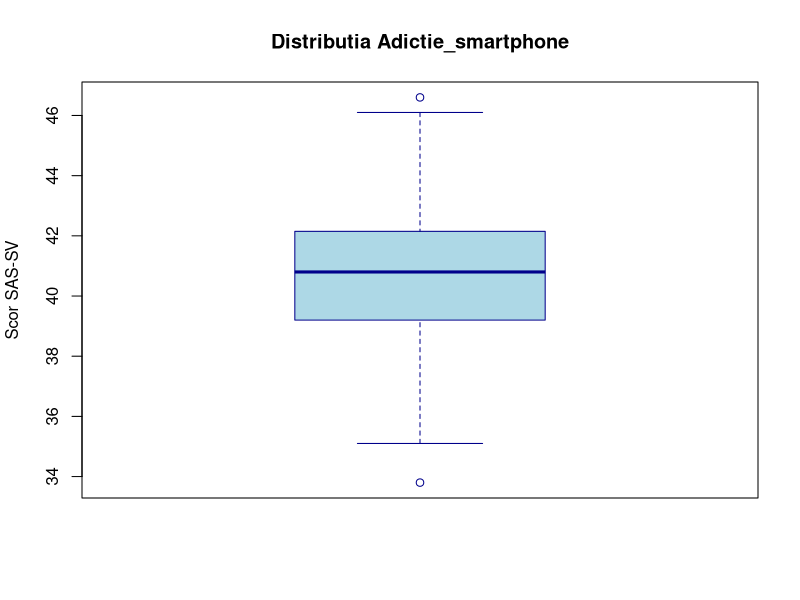
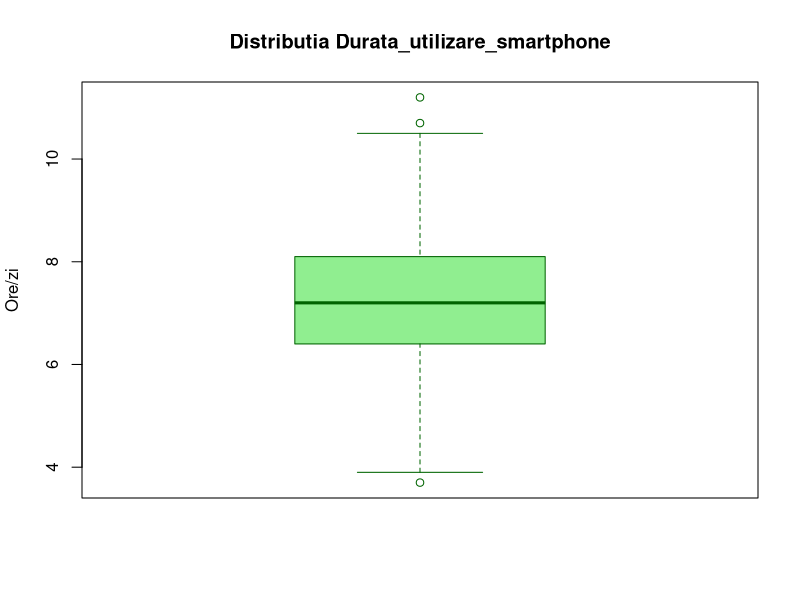
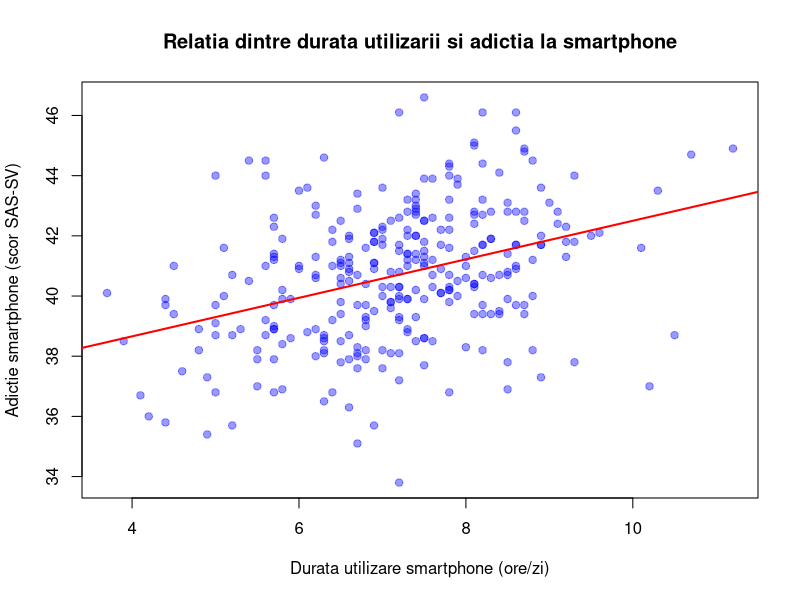
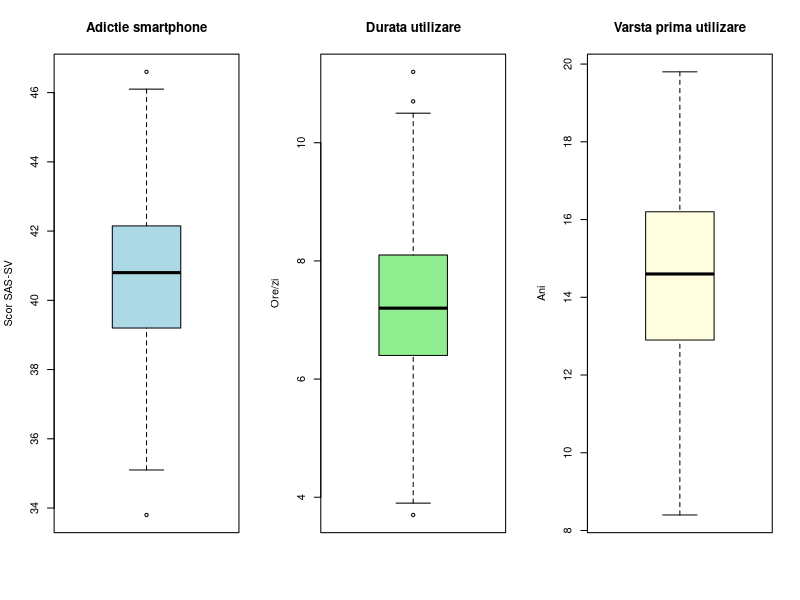
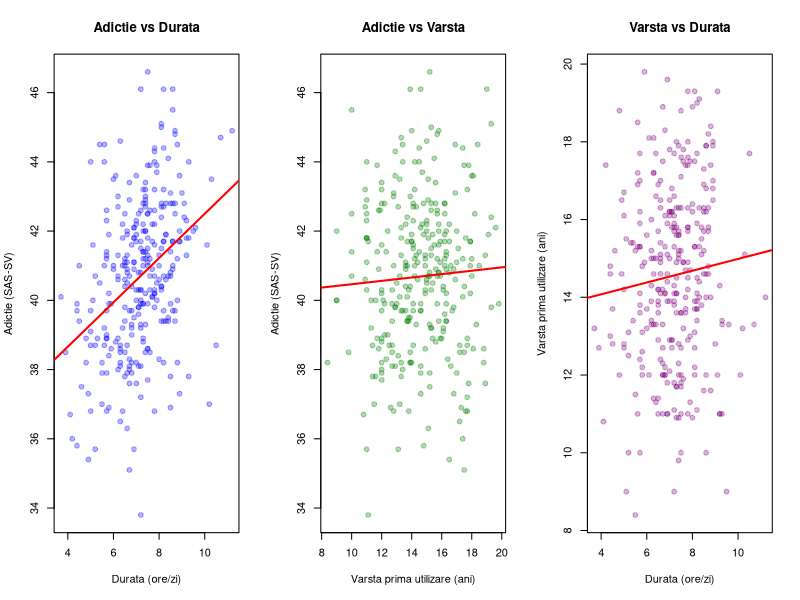
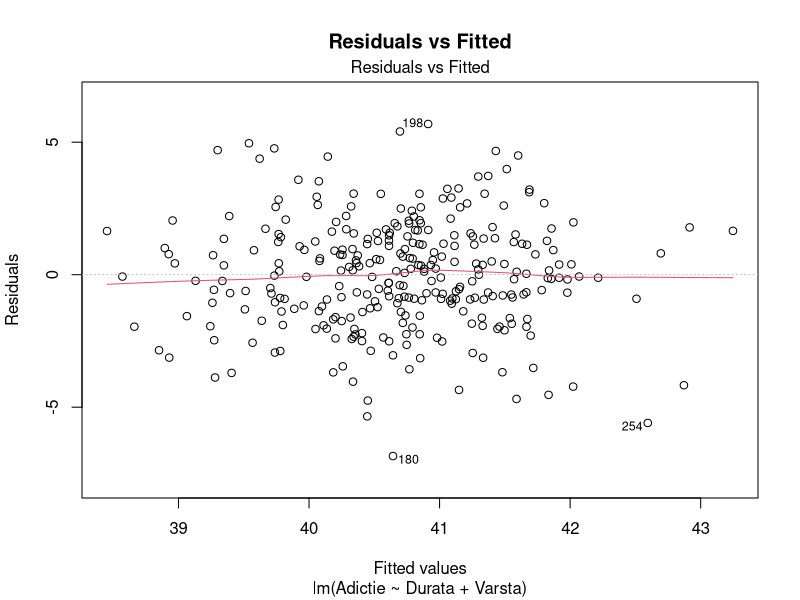
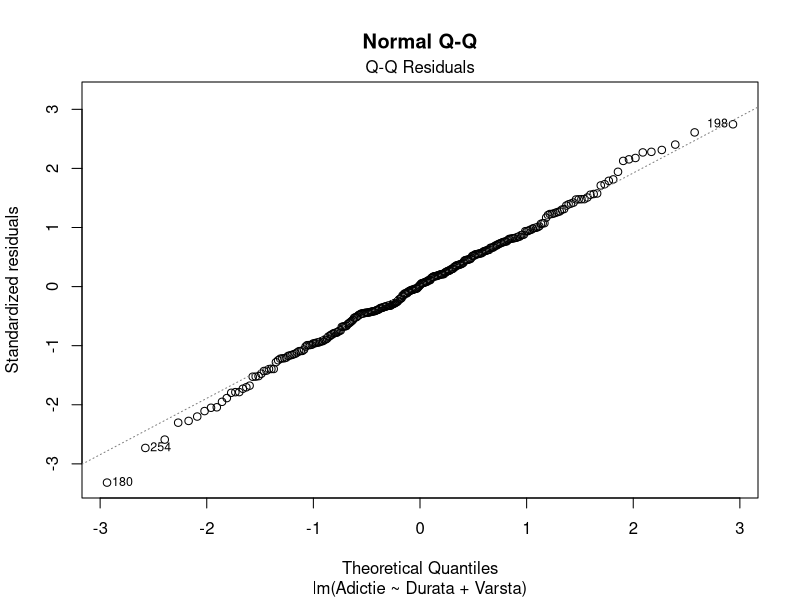
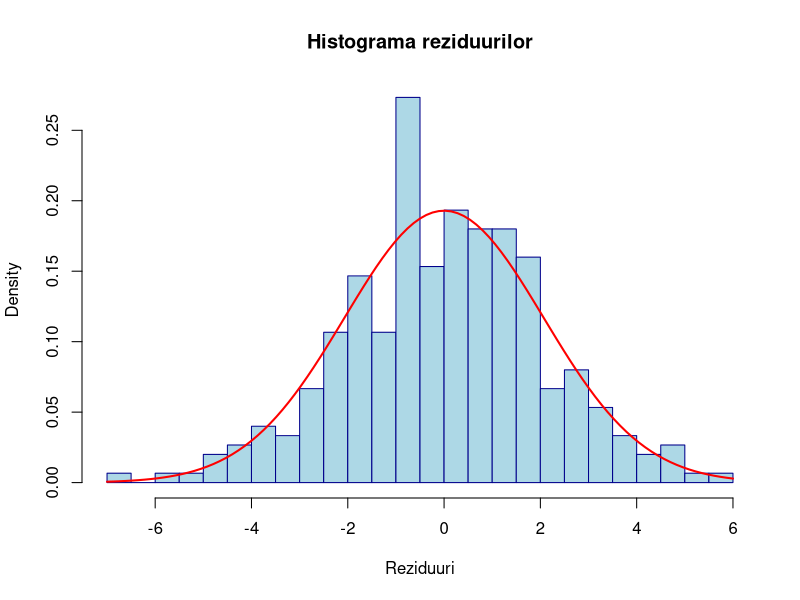

Recreate these plots in R, in order.
# =============================================================================
# LP05 - Regresia liniara multipla cu 2 variabile independente cantitative
# VD: Adictie_smartphone (scor SAS-SV, 10-60)
# VI1: Durata_utilizare_smartphone (ore/zi)
# VI2: Varsta_utilizare_smartphone (varsta la prima utilizare)
# n = 300 studenti
# =============================================================================

library(car)
library(lmtest)

data <- read.csv("data.csv", stringsAsFactors = FALSE)
n <- nrow(data)
cat("n =", n, "\n\n")

# Rename for convenience
colnames(data)[colnames(data) == "Durata_utilizare_smartphone"] <- "Durata"
colnames(data)[colnames(data) == "Varsta_utilizare_smartphone"] <- "Varsta"
colnames(data)[colnames(data) == "Adictie_smartphone"] <- "Adictie"

# =====================================================================
#                      CAZUL I - REGRESIE LINIARA SIMPLA
#   VI = Durata_utilizare_smartphone → VD = Adictie_smartphone
# =====================================================================
cat("###################################################################\n")
cat("# CAZUL I - REGRESIE LINIARA SIMPLA\n")
cat("# VI: Durata_utilizare_smartphone -> VD: Adictie_smartphone\n")
cat("###################################################################\n\n")

# --- 1. Specificarea variabilelor ---
cat("1. SPECIFICAREA VARIABILELOR\n")
cat("VD: Adictie_smartphone (scor SAS-SV) - cantitativa continua\n")
cat("VI: Durata_utilizare_smartphone (ore/zi) - cantitativa continua\n\n")

# --- 2. Analiza descriptiva ---
cat("2. ANALIZA DESCRIPTIVA\n\n")

desc_stats <- function(x, name) {
  q <- quantile(x, c(0.25, 0.75), na.rm = TRUE)
  iqr_val <- IQR(x, na.rm = TRUE)
  out <- x[x < q[1] - 1.5*iqr_val | x > q[2] + 1.5*iqr_val]
  cat(sprintf("--- %s ---\n", name))
  cat("  N:       ", length(x), "\n")
  cat("  NA:      ", sum(is.na(x)), "\n")
  cat("  Media:   ", sprintf("%.2f", mean(x, na.rm=TRUE)), "\n")
  cat("  Mediana: ", sprintf("%.2f", median(x, na.rm=TRUE)), "\n")
  cat("  SD:      ", sprintf("%.2f", sd(x, na.rm=TRUE)), "\n")
  cat("  Min:     ", sprintf("%.2f", min(x, na.rm=TRUE)), "\n")
  cat("  Max:     ", sprintf("%.2f", max(x, na.rm=TRUE)), "\n")
  cat("  Q1:      ", sprintf("%.2f", q[1]), "\n")
  cat("  Q3:      ", sprintf("%.2f", q[2]), "\n")
  cat("  IQR:     ", sprintf("%.2f", iqr_val), "\n")
  cat("  Outliers:", length(out), "\n\n")
}

desc_stats(data$Adictie, "Adictie_smartphone (scor SAS-SV)")
desc_stats(data$Durata, "Durata_utilizare_smartphone (ore/zi)")

# --- 3. Grafice ---
cat("3. GRAFICE\n\n")

# Boxplot Adictie
png("caso1_boxplot_adictie.png", width=600, height=400)
boxplot(data$Adictie, main="Distributia Adictie_smartphone",
        ylab="Scor SAS-SV", col="lightblue", border="darkblue")
dev.off()
cat("Saved: caso1_boxplot_adictie.png\n")

# Boxplot Durata
png("caso1_boxplot_durata.png", width=600, height=400)
boxplot(data$Durata, main="Distributia Durata_utilizare_smartphone",
        ylab="Ore/zi", col="lightgreen", border="darkgreen")
dev.off()
cat("Saved: caso1_boxplot_durata.png\n")

# Scatter plot
png("caso1_scatter.png", width=600, height=500)
plot(data$Durata, data$Adictie,
     xlab="Durata utilizare smartphone (ore/zi)",
     ylab="Adictie smartphone (scor SAS-SV)",
     main="Relatia dintre durata utilizarii si adictia la smartphone",
     pch=19, col=rgb(0,0,1,0.4))
abline(lm(Adictie ~ Durata, data=data), col="red", lwd=2)
dev.off()
cat("Saved: caso1_scatter.png\n\n")

# --- 4. Corelatia ---
cat("4. CORELATIA\n\n")
r <- cor(data$Durata, data$Adictie)
r_test <- cor.test(data$Durata, data$Adictie)
cat("  Pearson r =", sprintf("%.4f", r), "\n")
cat("  t =", sprintf("%.4f", r_test$statistic), "\n")
cat("  df =", r_test$parameter, "\n")
cat("  p-value =", format.pval(r_test$p.value, digits=4), "\n")
cat("  95% CI: [", sprintf("%.4f", r_test$conf.int[1]), ",",
    sprintf("%.4f", r_test$conf.int[2]), "]\n\n")

# --- 5. Model regresie liniara simpla ---
cat("5. MODELUL DE REGRESIE LINIARA SIMPLA\n\n")
model1 <- lm(Adictie ~ Durata, data=data)
s1 <- summary(model1)
print(s1)
cat("\n")

# Coefficients with CI
coef1 <- coef(s1)
ci1 <- confint(model1)
cat("--- Tabelul 0: Rezultate regresie simpla ---\n")
cat(sprintf("%-15s %10s %10s %10s %10s %10s %15s\n",
            "Variabila", "Coef(B)", "SE", "CI_low", "CI_up", "t(df)", "p-value"))
for (i in 1:nrow(coef1)) {
  tval <- sprintf("%.4f(%d)", coef1[i,3], model1$df.residual)
  pval <- format.pval(coef1[i,4], digits=4)
  cat(sprintf("%-15s %10.4f %10.4f %10.4f %10.4f %15s %15s\n",
              rownames(coef1)[i], coef1[i,1], coef1[i,2], ci1[i,1], ci1[i,2], tval, pval))
}
cat("\n")

# R-squared
cat("R-squared =", sprintf("%.4f", s1$r.squared), "\n")
cat("Adjusted R-squared =", sprintf("%.4f", s1$adj.r.squared), "\n")
cat("F-statistic =", sprintf("%.4f", s1$fstatistic[1]),
    "on", s1$fstatistic[2], "and", s1$fstatistic[3], "DF\n")
cat("p-value (F) =", format.pval(pf(s1$fstatistic[1], s1$fstatistic[2], s1$fstatistic[3], lower.tail=FALSE), digits=4), "\n\n")

# =====================================================================
#                      CAZUL II - REGRESIE LINIARA MULTIPLA
#   VI1 = Durata + VI2 = Varsta → VD = Adictie
# =====================================================================
cat("###################################################################\n")
cat("# CAZUL II - REGRESIE LINIARA MULTIPLA CU 2 VI CANTITATIVE\n")
cat("# VI1: Durata_utilizare_smartphone\n")
cat("# VI2: Varsta_utilizare_smartphone\n")
cat("# VD: Adictie_smartphone\n")
cat("###################################################################\n\n")

# --- 1. Statistici descriptive ---
cat("1. STATISTICI DESCRIPTIVE\n\n")
desc_stats(data$Adictie, "Adictie_smartphone (scor SAS-SV)")
desc_stats(data$Durata, "Durata_utilizare_smartphone (ore/zi)")
desc_stats(data$Varsta, "Varsta_utilizare_smartphone (ani)")

# --- 2. Box-plots ---
cat("2. BOX-PLOTS\n\n")
png("caso2_boxplots.png", width=900, height=400)
par(mfrow=c(1,3))
boxplot(data$Adictie, main="Adictie smartphone", ylab="Scor SAS-SV", col="lightblue")
boxplot(data$Durata, main="Durata utilizare", ylab="Ore/zi", col="lightgreen")
boxplot(data$Varsta, main="Varsta prima utilizare", ylab="Ani", col="lightyellow")
dev.off()
cat("Saved: caso2_boxplots.png\n\n")

# --- 3. Scatter plots ---
cat("3. SCATTER PLOTS\n\n")
png("caso2_scatters.png", width=900, height=400)
par(mfrow=c(1,3))
plot(data$Durata, data$Adictie, xlab="Durata (ore/zi)", ylab="Adictie (SAS-SV)",
     main="Adictie vs Durata", pch=19, col=rgb(0,0,1,0.3))
abline(lm(Adictie ~ Durata, data=data), col="red", lwd=2)
plot(data$Varsta, data$Adictie, xlab="Varsta prima utilizare (ani)", ylab="Adictie (SAS-SV)",
     main="Adictie vs Varsta", pch=19, col=rgb(0,0.5,0,0.3))
abline(lm(Adictie ~ Varsta, data=data), col="red", lwd=2)
plot(data$Durata, data$Varsta, xlab="Durata (ore/zi)", ylab="Varsta prima utilizare (ani)",
     main="Varsta vs Durata", pch=19, col=rgb(0.5,0,0.5,0.3))
abline(lm(Varsta ~ Durata, data=data), col="red", lwd=2)
dev.off()
cat("Saved: caso2_scatters.png\n\n")

# --- 4. Matricea de corelatie ---
cat("4. MATRICEA DE CORELATIE\n\n")
cor_vars <- data[, c("Adictie", "Durata", "Varsta")]
cor_mat <- cor(cor_vars, use="complete.obs")
cat("Matricea de corelatie Pearson:\n")
print(round(cor_mat, 4))
cat("\n")

# Test de semnificatie pt fiecare pereche
pairs_list <- list(c("Adictie","Durata"), c("Adictie","Varsta"), c("Durata","Varsta"))
for (p in pairs_list) {
  ct <- cor.test(cor_vars[[p[1]]], cor_vars[[p[2]]])
  cat(sprintf("  %s vs %s: r=%.4f, t=%.4f, df=%d, p=%s\n",
              p[1], p[2], ct$estimate, ct$statistic, ct$parameter, format.pval(ct$p.value, digits=4)))
}
cat("\n")

# --- 5. Modelul de regresie liniara multipla ---
cat("5. MODELUL DE REGRESIE LINIARA MULTIPLA\n\n")
model2 <- lm(Adictie ~ Durata + Varsta, data=data)
s2 <- summary(model2)
print(s2)
cat("\n")

# --- 6. Testul de semnificatie globala (F) ---
cat("6. TESTUL DE SEMNIFICATIE GLOBALA (F)\n\n")
cat("Ipoteze:\n")
cat("  H0: beta1 = beta2 = 0 (modelul nu este semnificativ)\n")
cat("  H1: cel putin un beta_j != 0 (modelul este semnificativ)\n\n")
cat("F-statistic =", sprintf("%.4f", s2$fstatistic[1]), "\n")
cat("df1 (k) =", s2$fstatistic[2], "\n")
cat("df2 (n-k-1) =", s2$fstatistic[3], "\n")
p_f <- pf(s2$fstatistic[1], s2$fstatistic[2], s2$fstatistic[3], lower.tail=FALSE)
cat("p-value =", format.pval(p_f, digits=4), "\n\n")
if (p_f < 0.05) {
  cat("Decizie: p < 0.05, se respinge H0. Modelul de regresie multipla este semnificativ statistic.\n\n")
} else {
  cat("Decizie: p >= 0.05, nu se respinge H0. Modelul nu este semnificativ statistic.\n\n")
}

# --- 7. Teste individuale ---
cat("7. TESTE INDIVIDUALE PENTRU COEFICIENTI\n\n")
coef2 <- coef(s2)
ci2 <- confint(model2)
for (i in 2:nrow(coef2)) {
  cat(sprintf("--- %s ---\n", rownames(coef2)[i]))
  cat("  H0: beta =", 0, " H1: beta != 0\n")
  cat("  B =", sprintf("%.4f", coef2[i,1]), "\n")
  cat("  SE =", sprintf("%.4f", coef2[i,2]), "\n")
  cat("  t =", sprintf("%.4f", coef2[i,3]), "\n")
  cat("  df =", model2$df.residual, "\n")
  cat("  p-value =", format.pval(coef2[i,4], digits=4), "\n")
  cat("  95% CI: [", sprintf("%.4f", ci2[i,1]), ",", sprintf("%.4f", ci2[i,2]), "]\n")
  if (coef2[i,4] < 0.05) {
    cat("  Decizie: Semnificativ (p < 0.05)\n\n")
  } else {
    cat("  Decizie: Nesemnificativ (p >= 0.05)\n\n")
  }
}

# --- 8. R-squared ---
cat("8. COEFICIENTUL DE DETERMINARE\n\n")
cat("R-squared =", sprintf("%.4f", s2$r.squared), "\n")
cat("Adjusted R-squared =", sprintf("%.4f", s2$adj.r.squared), "\n")
cat("Interpretare: ", sprintf("%.1f%%", s2$r.squared*100),
    "din variabilitatea adictiei la smartphone este explicata de modelul cu\n")
cat("  durata de utilizare si varsta la prima utilizare a smartphone-ului.\n\n")

# --- 9. Diagnostice model ---
cat("9. DIAGNOSTICE MODEL\n\n")

# 9a. Liniaritate
cat("9a. LINIARITATE\n")
cat("Verificare prin graficele Residuals vs Fitted si partial regression plots.\n\n")

# 9b. Normalitatea reziduurilor
cat("9b. NORMALITATEA REZIDUURILOR\n\n")
resid2 <- residuals(model2)

# Shapiro-Wilk
sw <- shapiro.test(resid2)
cat("Shapiro-Wilk test: W =", sprintf("%.4f", sw$statistic), ", p =", format.pval(sw$p.value, digits=4), "\n")

# Kolmogorov-Smirnov
ks <- ks.test(resid2, "pnorm", mean=mean(resid2), sd=sd(resid2))
cat("Kolmogorov-Smirnov test: D =", sprintf("%.4f", ks$statistic), ", p =", format.pval(ks$p.value, digits=4), "\n\n")

# Diagnostic plots
png("caso2_diag_resid_fitted.png", width=600, height=500)
plot(model2, which=1, main="Residuals vs Fitted")
dev.off()
cat("Saved: caso2_diag_resid_fitted.png\n")

png("caso2_diag_qq.png", width=600, height=500)
plot(model2, which=2, main="Normal Q-Q")
dev.off()
cat("Saved: caso2_diag_qq.png\n")

png("caso2_diag_hist_resid.png", width=600, height=500)
hist(resid2, breaks=25, main="Histograma reziduurilor", xlab="Reziduuri",
     col="lightblue", border="darkblue", probability=TRUE)
curve(dnorm(x, mean=mean(resid2), sd=sd(resid2)), add=TRUE, col="red", lwd=2)
dev.off()
cat("Saved: caso2_diag_hist_resid.png\n")

# 9c. Homoscedasticitate
cat("\n9c. HOMOSCEDASTICITATE\n\n")
bp <- bptest(model2)
cat("Breusch-Pagan test:\n")
cat("  BP =", sprintf("%.4f", bp$statistic), "\n")
cat("  df =", bp$parameter, "\n")
cat("  p-value =", format.pval(bp$p.value, digits=4), "\n\n")

png("caso2_diag_scale_location.png", width=600, height=500)
plot(model2, which=3, main="Scale-Location")
dev.off()
cat("Saved: caso2_diag_scale_location.png\n")

# 9d. Independenta erorilor
cat("\n9d. INDEPENDENTA ERORILOR (Durbin-Watson)\n\n")
dw <- dwtest(model2)
cat("Durbin-Watson test:\n")
cat("  DW =", sprintf("%.4f", dw$statistic), "\n")
cat("  p-value =", format.pval(dw$p.value, digits=4), "\n\n")

# 9e. Outlieri si puncte influente
cat("9e. OUTLIERI SI PUNCTE INFLUENTE\n\n")
cook <- cooks.distance(model2)
influential <- which(cook > 4/n)
cat("Numar puncte cu Cook's D > 4/n:", length(influential), "\n")
if (length(influential) > 0) {
  cat("Indici:", paste(influential, collapse=", "), "\n")
  cat("Cook's D maxim:", sprintf("%.4f", max(cook)), "\n")
}
cat("\n")

png("caso2_diag_cooks.png", width=600, height=500)
plot(model2, which=4, main="Cook's Distance")
dev.off()
cat("Saved: caso2_diag_cooks.png\n")

png("caso2_diag_resid_leverage.png", width=600, height=500)
plot(model2, which=5, main="Residuals vs Leverage")
dev.off()
cat("Saved: caso2_diag_resid_leverage.png\n\n")

# 9f. Multicoliniaritate
cat("9f. MULTICOLINIARITATE (VIF)\n\n")
vif_vals <- vif(model2)
cat("VIF values:\n")
print(vif_vals)
cat("\n")
if (all(vif_vals < 5)) {
  cat("Toate valorile VIF < 5: nu exista probleme de multicoliniaritate.\n\n")
} else {
  cat("Atentie: exista valori VIF >= 5, posibila multicoliniaritate.\n\n")
}

# --- 10. Tabelul 1: Coeficienti regresie multipla ---
cat("10. TABELUL 1 - COEFICIENTI REGRESIE MULTIPLA\n\n")

# Standardized coefficients (beta)
data_scaled <- as.data.frame(scale(data[, c("Adictie", "Durata", "Varsta")]))
model2_std <- lm(Adictie ~ Durata + Varsta, data=data_scaled)
beta_std <- coef(model2_std)

cat(sprintf("%-15s %10s %10s %10s %10s %10s %10s %15s\n",
            "Variabila", "B", "SE", "CI_low", "CI_up", "Beta", "t(df)", "p-value"))
for (i in 1:nrow(coef2)) {
  tval <- sprintf("%.4f(%d)", coef2[i,3], model2$df.residual)
  pval <- format.pval(coef2[i,4], digits=4)
  beta_val <- if (i == 1) "-" else sprintf("%.4f", beta_std[i])
  cat(sprintf("%-15s %10.4f %10.4f %10.4f %10.4f %10s %15s %15s\n",
              rownames(coef2)[i], coef2[i,1], coef2[i,2], ci2[i,1], ci2[i,2],
              beta_val, tval, pval))
}
cat("\n")

# --- 11. Interpretarea coeficientilor ---
cat("11. INTERPRETAREA COEFICIENTILOR\n\n")
cat("a) Coeficienti de regresie partiala nestandardizati (B):\n")
cat(sprintf("   - Intercept (B0 = %.4f): Valoarea estimata a scorului de adictie\n", coef2[1,1]))
cat("     cand ambele VI sunt egale cu 0.\n")
cat(sprintf("   - Durata (B1 = %.4f): La o crestere cu 1 ora/zi a duratei de utilizare,\n", coef2[2,1]))
cat("     scorul de adictie creste in medie cu", sprintf("%.4f", coef2[2,1]),
    "puncte, controlind pentru varsta.\n")
cat(sprintf("   - Varsta (B2 = %.4f): La o crestere cu 1 an a varstei la prima utilizare,\n", coef2[3,1]))
cat("     scorul de adictie se modifica in medie cu", sprintf("%.4f", coef2[3,1]),
    "puncte, controlind pentru durata.\n\n")

cat("b) Coeficienti de regresie partiala standardizati (Beta):\n")
cat(sprintf("   - Durata: Beta = %.4f\n", beta_std[2]))
cat(sprintf("   - Varsta: Beta = %.4f\n", beta_std[3]))
cat("   Comparand valorile absolute ale coeficientilor Beta, variabila cu\n")
cat("   influenta mai mare asupra adictiei la smartphone este:",
    if (abs(beta_std[2]) > abs(beta_std[3])) "Durata_utilizare" else "Varsta_utilizare", "\n\n")

cat("c) Coeficientul de determinare R^2:\n")
cat(sprintf("   R^2 = %.4f => %.1f%% din variabilitatea adictiei la smartphone\n",
            s2$r.squared, s2$r.squared*100))
cat("   este explicata de modelul cu cele 2 variabile independente.\n")
cat(sprintf("   R^2 ajustat = %.4f\n\n", s2$adj.r.squared))

cat("=== ANALIZA COMPLETA ===\n")
